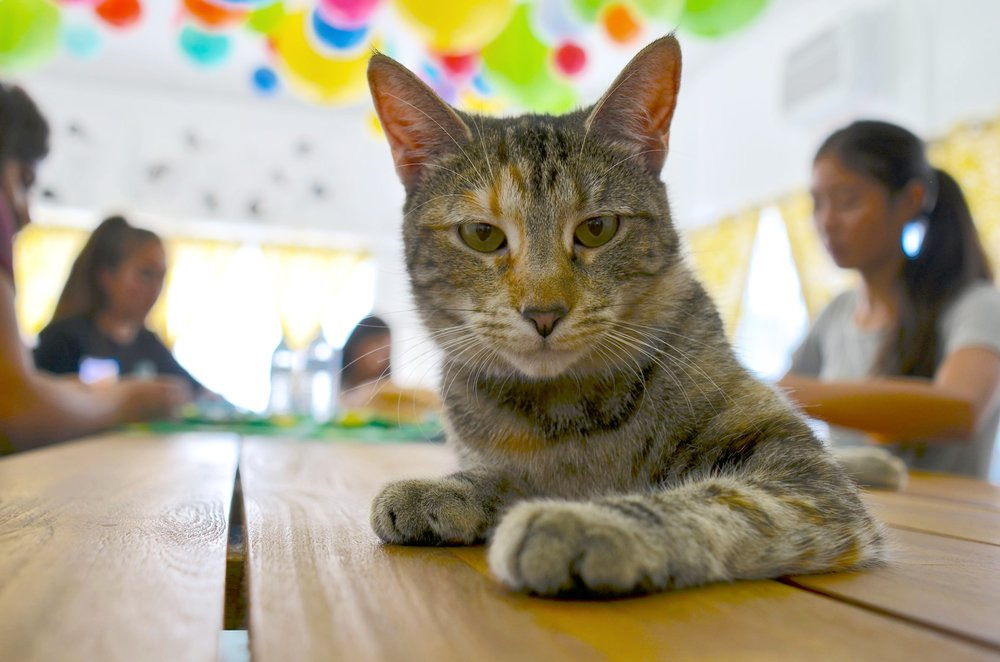
#> input picture cat.jpg, 1000 x 662 px
$ python -i 'Kernel Inspection.py'   (imports and definitions only)
#> lines starting #> are read from the running program, lines starting #| are printed output that depends on the picture
#!/usr/bin/env python3
# -*- coding: utf-8 -*-
"""
Created on Mon Mar 16 14:27:00 2020

@author: po-wei
"""


import numpy as np
import tensorflow as tf
import matplotlib.pyplot as plt
import cv2
import argparse

parser = argparse.ArgumentParser()

# [5 lines not run here, left out]

# [1 line that did not run here, left out]
# [1 line that did not run here, left out]
# [1 line that did not run here, left out]
# [1 line that did not run here, left out]


def normal(img):
    if np.ndim(img) == 4:
        img = np.squeeze(img, axis=0)
    img_norm = (img - np.min(img)) * 255 /np.ptp(img)
    return img_norm.astype('uint8')

def hisEqulColor(img):
    print("channel numbers %d:"%(np.ndim(img)))
    if np.ndim(img) >= 3:
        ycrcb = cv2.cvtColor(img, cv2.COLOR_BGR2YCR_CB)
        channels = cv2.split(ycrcb)
        channels[0] = cv2.equalizeHist(channels[0])
        ycrcb = cv2.merge(channels)
        img_hist = cv2.cvtColor(ycrcb, cv2.COLOR_YCR_CB2BGR)

    else:
        img_hist = cv2.equalizeHist(img)
    return img_hist

# Create a connection between the input and the target layer
# [1 line that did not run here, left out]
# [1 line that did not run here, left out]

# Initiate random noise
input_img_data = np.random.random((1, 224, 224, 3))
input_img_data = (input_img_data - 0.5) * 20 + 128.

# Cast random noise from np.float64 to tf.float32 Variable
# [1 line that did not run here, left out]

# Iterate gradient ascents
# [8 lines not run here, left out]


# [1 line that did not run here, left out]
# [1 line that did not run here, left out]


# [6 lines not run here, left out]

>>> import cv2
>>> picture = cv2.imread('cat.jpg', cv2.IMREAD_GRAYSCALE)
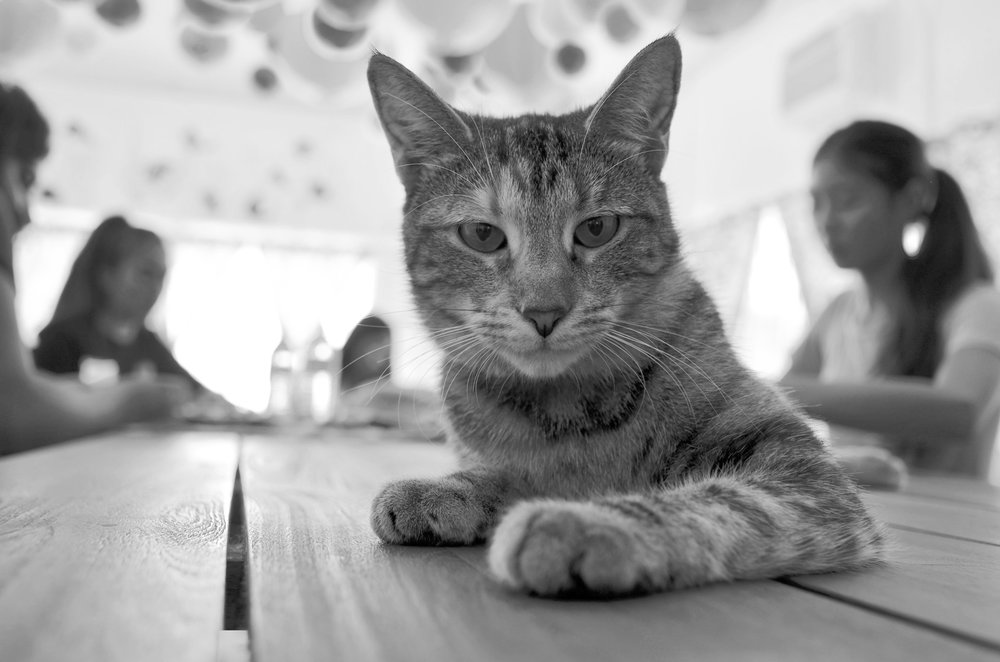
#> picture: shape (662, 1000); min 0, max 255, mean 156.9
>>> result = hisEqulColor(picture)
#| channel numbers 2:
#> in hisEqulColor, `img_hist = cv2.equalizeHist(img)`:
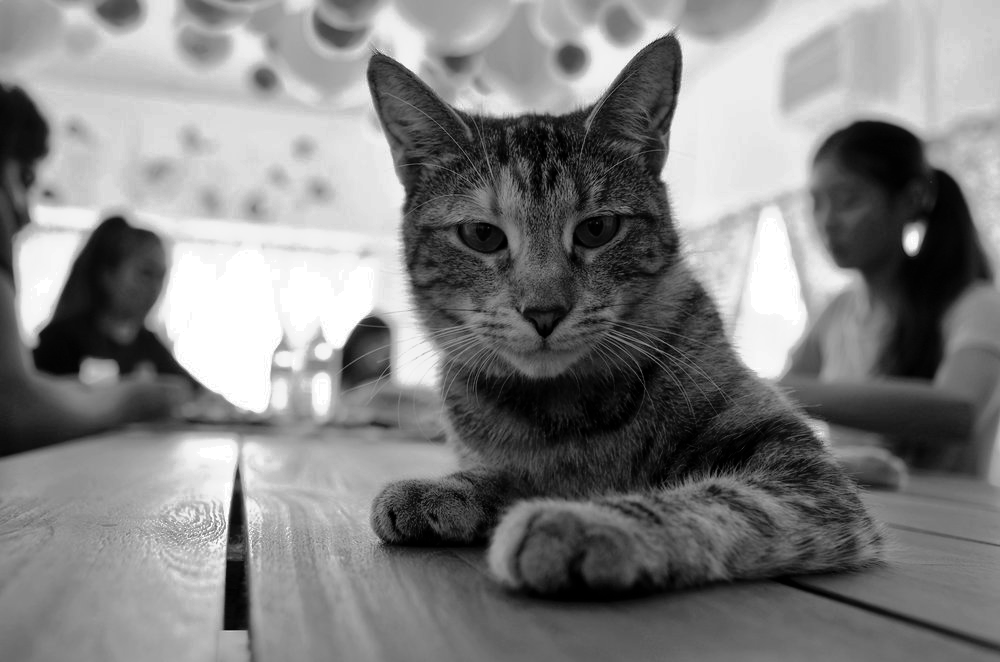
#> img_hist: shape (662, 1000); min 0, max 255, mean 128.2
